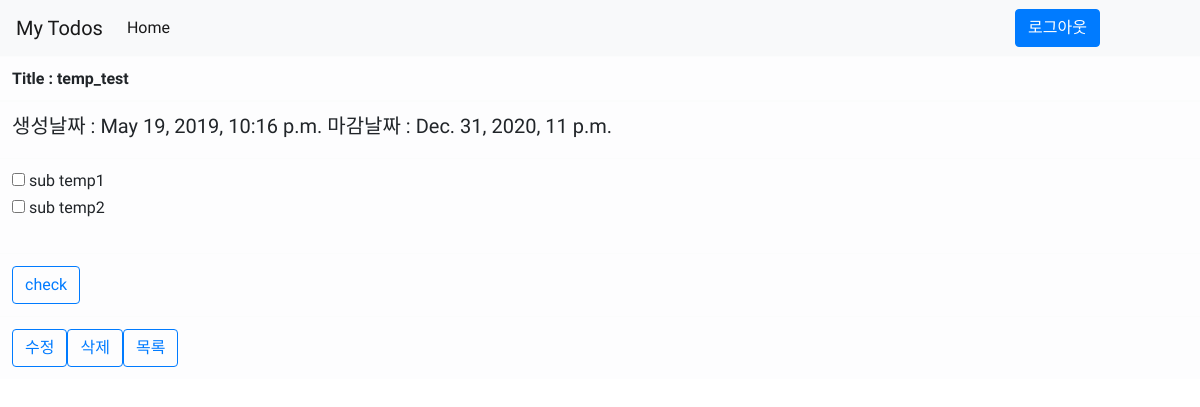
Page /11/ (signed in) on the committed database.
### todos/models.py (models this page shows, shortened)
class Todo(models.Model): # Todo 모델
    user = models.ForeignKey(User, on_delete=models.CASCADE, default=None) # 유저필드이며, 해당 유저가 삭제되면 Todo도 연쇄적으로 삭제된다.
    title = models.CharField(max_length=200) # Todo 제목
    priority = models.IntegerField(default=0) # 우선순위
    pub_date = models.DateTimeField('date published') # Todo 생성시각
    due_date = models.DateTimeField('due date') # Todo 만료시각
    all_done = models.BooleanField(default=False) # Todo 안의 세부 todo가 다 완료 되었는지 여부 판별 플래그
    class Meta:
        ordering = ['priority'] # 우선순위를 기준으로 정렬

class Specific_todo(models.Model): # 세부적인 Todo 모델
    todo = models.ForeignKey(Todo, on_delete=models.CASCADE) # todo 필드이며, 상위 todo가 삭제될 경우 세부 todo도 연쇄적으로 삭제된다.
    content = models.CharField(max_length=200) # 세부 todo의 내용
    is_checked = models.BooleanField(default=False) # 세부 todo의 완료 여부 판별 플래그

### todos/views.py (the view)
# urls.py: path('<int:pk>/', login_required(views.DetailView.as_view()), name='detail'), # 세부적인 todo 페이지
class DetailView(generic.DetailView): # generic View를 이용하여 구현한 세부 todo 화면이다.
    model = Todo # 해당 Deatil view에 대해서 보낼 객체 모델은 todo 1개이다.
    template_name = 'todos/detail.html' # 그리고 해당 템플릿에 맞춰준다.

### todos/templates/todos/detail.html (shortened to what this page needs)
{% extends 'todos/base.html' %}
{% block content %}
<table class = "table table-light">
    <thead>
        <tr>
            <th>Title : {{ todo.title }}</th>
        </tr>
    </thead>
    <tbody>
    <tr>
      <td><h5>생성날짜 : {{ todo.pub_date }}  마감날짜 : {{ todo.due_date }} </h5></td>
    </tr>
    <tr>
        <td>
            <form action="{% url 'todos:check' todo.id %}" method="post" id="checked">
                {% for sub_todo in todo.specific_todo_set.all %}
                    <input type="checkbox" name="sub_todo" id="sub_todo{{ forloop.counter }}" value="{{ sub_todo.id }}"  {% if sub_todo.is_checked %} checked="checked" {% endif %}>
                    <label for="sub_todo{{ sub_todo.id }}">
                    {{ sub_todo.content }}
                    </label>
                    <br>
                {%  endfor %}
            </form>
        </td>
    </tr>
    <tr>
        <td><input type="submit" class="btn btn-outline-primary" value = "check" form="checked"></td>
    </tr>
    <tr>
        <td><a class="btn btn-outline-primary" href="{% url "todos:edit" todo.id %}">수정</a><a class="btn btn-outline-primary" href="{% url "todos:delete" todo.id %}">삭제</a><a class="btn btn-outline-primary" href="/">목록</a></td>
    </tr>
    </tbody>
</table>
{% endblock %}

### todos/templates/todos/base.html (style rules this page uses)
body { font-family: 'Do Hyeon', sans-serif; }

### rows in the picture
Todo: title "temp_test", pub_date "May 19, 2019, 10:16 p.m.", due_date "Dec. 31, 2020, 11 p.m."
Specific_todo: content "sub temp1"
Specific_todo: content "sub temp2"
